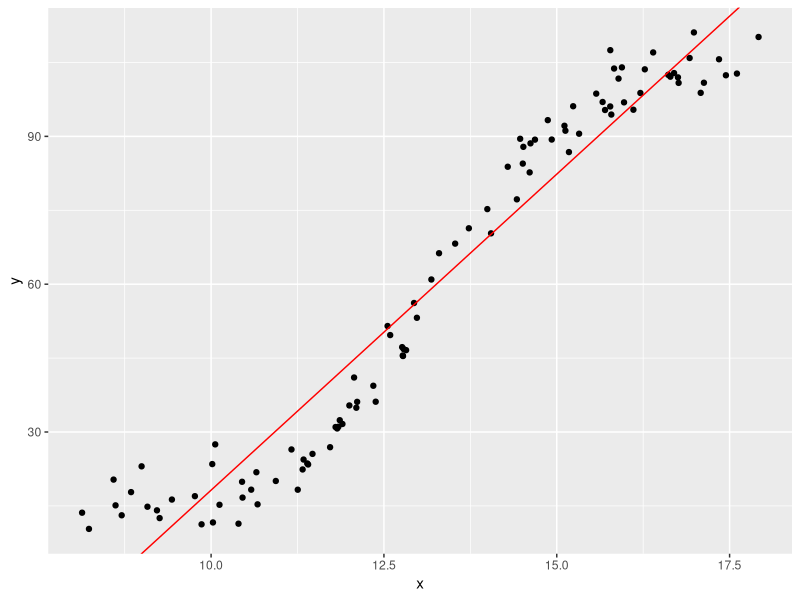

Generate this figure with R:
library(ggplot2) # biblioteca para construcao de graficos

# funcao que gera dados para simulacao ------------------------------------

f <- function(x){
  return (45 * tanh(x/1.9 - 7) + 60)
}

gera_salarios <- function(anos_estudo, media_erro = 0, desvio_erro = 4){
  return (f(anos_estudo) + rnorm(n = length(anos_estudo),
                                 mean = media_erro, sd = desvio_erro))
}

gera_salarios(1)
gera_salarios(1)
gera_salarios(5:10)

# -------------------------------------------------------------------------
# Modelo linear -----------------------------------------------------------
set.seed(1) # semente aleatoria

n_obs <- 100 # numero de observacoes que serao geradas
anos_estudo <- runif(n = n_obs,
                     min = 8, max = 18) # valores para anos de estudo
salario <- gera_salarios(anos_estudo) # valores para salario

# cria o dataframe com todos os dados
dados <- data.frame(x = anos_estudo, y = salario)

fit1 <- lm(y ~ x, dados) # ajuste do modelo

summary(fit1) # sumario das estimativas do modelo

# grafico com resultados
ggplot(data = dados, aes(x, y)) +
  geom_point() + # dados usados pelo modelo
  geom_abline(intercept = fit1$coefficients[1],
              slope = fit1$coefficients[2], color = "red")

# erro dentro da amostra
(erro_dentro <- mean((predict(fit1, dados) - dados$y)^2))

# -------------------------------------------------------------------------
# Modelo linear - treino e validação --------------------------------------
set.seed(123)

# seleciona aleatoriamente 80% dos dados para construir o
# conjunto de treinamento
ids_treino <- sample(1:nrow(dados),
                     size = 0.80 * nrow(dados),
                     replace = FALSE)

treino <- dados[ids_treino, ] # dados de treino
teste <- dados[-ids_treino, ] # dados de teste

fit2 <- lm(y ~ x, treino) # ajuste do modelo linear

summary(fit2) # sumario das estimativas do modelo

# erro dentro da amostra
(erro_dentro2 <- mean((predict(fit2, treino) - treino$y)^2))
# erro fora da amostra
(erro_fora2 <- mean((predict(fit2, teste) - teste$y)^2))

# -------------------------------------------------------------------------
# Modelo linear - validacao cruzada ---------------------------------------
set.seed(1)

k <- 5 # numero de lotes na valicadao cruzada

# definicao dos lotes
lote <- sample(1:k, size = nrow(dados), replace = TRUE)

table(lote) # numero de observacoes em cada lote

erro_tmp <- numeric(k) # vetor que vai guardar estimativa dos
# erros em cada lote

# inicio da validacao cruzada
for(i in 1:k){
  treino <- dados[lote != i,] # dados de treino
  teste <- dados[lote == i,] # dados de teste

  fit_vc <- lm(y ~ x, treino) # estimacao do modelo

  # erro fora da amostra para o lote i
  erro_tmp[i] <- mean((predict(fit_vc, teste) - teste$y)^2)
}
# fim da validacao cruzada

# erro fora da amostra estimado pela validacao cruazada
(erro_vc <- mean(erro_tmp))


# Comparativo -------------------------------------------------------------
# comparativo do erro estimado em diferentes cenarios
data.frame(erro = c("Dentro da amostra",
                    "Separação treino e validação",
                    "Validação cruzada"),
           valor = c(erro_dentro, erro_fora2, erro_vc))


# EXTRA: estudo sobre a ---------------------------------------------------
# decomposicao do erro em vies e variancia --------------------------------
set.seed(1234) # define semente aleatoria

N <- 1000 # numero de repeticoes que vamos fazer

y_pred <- numeric(N)

n_obs <- 30 # numero de observacoes em cada conjunto gerado

for (i in 1:N) {
  anos_estudo <- runif(n = n_obs, min = 8, max = 18) # gera valores para anos de estudo
  salario <- gera_salarios(anos_estudo) # gera valores para salario
  dados <- data.frame(x = anos_estudo, y = salario) # armazena os dados em um dataframe

  fit <- lm(y ~ x, dados)

  y_pred[i] <- predict(fit, newdata = data.frame(x=11)) #avaliar predicao no ponto x=11
}

var(y_pred) # variancia
(mean(y_pred) - f(11))^2 # vies2
var(y_pred) + (mean(y_pred) - f(11))^2 # soma de variancia e vies2
mean((y_pred - f(11))^2) # erro de predicao

